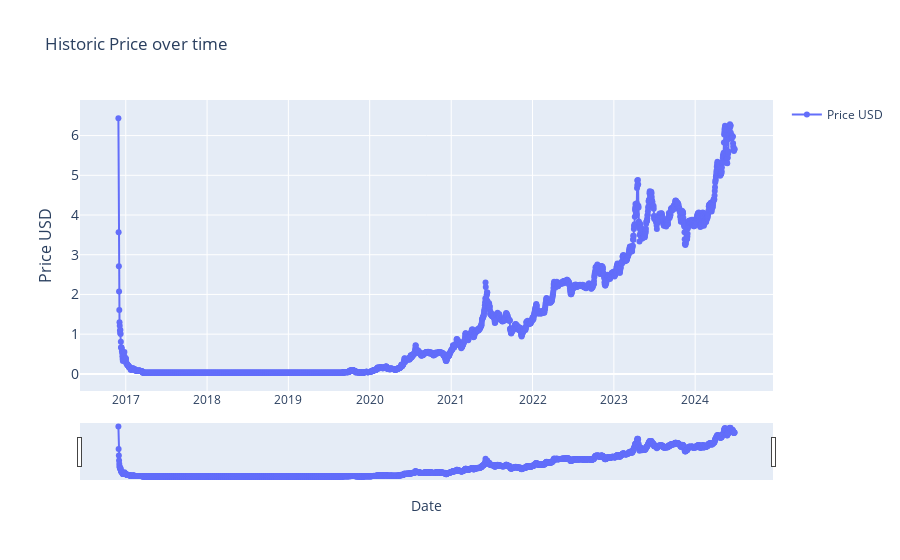

The code cell stored with this chart in its notebook:
### Markdown cell above
### Historic Price (0)

### Code cell
# > Historic Price (Basic)

import plotly.graph_objects as go
import pandas as pd
from ipywidgets import interact, DatePicker
import numpy as np

# renames current item to df
df = current_item

# Function to update the graph based on the selected date range
def update_graph(start_date, end_date):
    # Filtering the data based on the date range
    mask = (df.index >= pd.to_datetime(start_date)) & (df.index <= pd.to_datetime(end_date))
    filtered_data = df.loc[mask]

    # Creating the plot
    fig = go.Figure()
    fig.add_trace(go.Scatter(x=filtered_data.index, y=filtered_data['price_usd'], mode='lines+markers', name='Price USD'))

    # Formatting
    fig.update_layout(
        title='Historic Price over time',
        xaxis_title='Date',
        yaxis_title='Price USD',
        yaxis=dict(
            title='Price USD',
            titlefont_size=16,
            tickfont_size=14,
        ),
        xaxis=dict(  # Added lines for range slider
            rangeslider=dict(
                visible=True
            ),
            type="date"
        ),
        showlegend=True

        )

    fig.show()


# Creating interactive widgets for date selection
start_date_picker = DatePicker(description='Start Date', value=START_DATE)
end_date_picker = DatePicker(description='End Date', value=END_DATE)

# Display the interactive widget
interact(update_graph, start_date=start_date_picker, end_date=end_date_picker)

### Figure 1 — Plotly figure (JSON) as saved in the notebook; plotly's stock layout.template omitted (floating-point values rounded to 4 significant figures; data arrays with more than 128 entries replaced by an {"elided": "..."} marker saying what was removed)
{"data": [{"mode": "lines+markers", "name": "Price USD", "type": "scatter", "x": {"elided": "2767 str values"}, "y": {"elided": "2767 float values"}}], "layout": {"showlegend": true, "title": {"text": "Historic Price over time"}, "xaxis": {"rangeslider": {"visible": true}, "title": {"text": "Date"}, "type": "date"}, "yaxis": {"tickfont": {"size": 14}, "title": {"font": {"size": 16}, "text": "Price USD"}}}}
